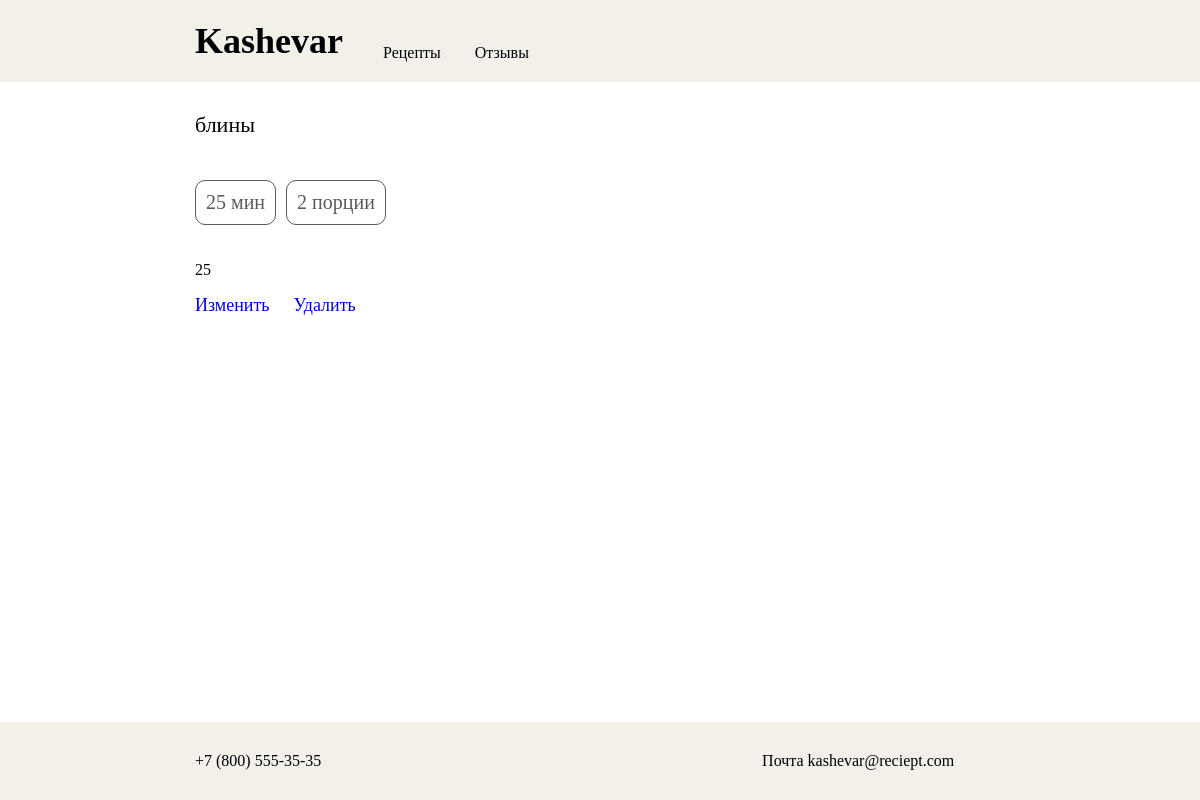
The page /receipt/post/bliny/ on the database its author committed.
### core/models.py (models this page shows, shortened)
class Post(models.Model):
    title = models.CharField(max_length=150, db_index=True, verbose_name='Название')
    time_to_cook = models.SmallIntegerField(default=0, db_index=True, verbose_name='Время приготовления')
    count = models.SmallIntegerField(default=0, db_index=True, verbose_name='Количество порций')
    body = models.TextField(blank=True, db_index=True, verbose_name='Описание рецепта')
    slug = models.SlugField(max_length=150, blank=True, unique=True, verbose_name="URL")
    cat = models.ForeignKey('Category', on_delete=models.PROTECT, null=True, verbose_name='Категория')
    dish = models.ForeignKey('ViewDish', on_delete=models.PROTECT, null=True, verbose_name='Вид блюда')
    history = HistoricalRecords()
    class Meta:
        verbose_name = 'Рецепты'
        verbose_name_plural = 'Рецепты'

### core/views.py (the view)
# urls.py: path('post/<str:slug>/', PostDetail.as_view(), name='post_detail_url'),
class PostDetail(ObjectDetailMixin, View):
    model = Post
    template = 'blog/post_detail.html'

### core/utils.py (called while the page is built)
    def get(self, request, slug):
        obj = get_object_or_404(self.model, slug__iexact=slug)
        return render(request, self.template, context={self.model.__name__.lower(): obj, 'admin_object': obj, 'detail': True})

### core/templates/blog/post_detail.html (shortened to what this page needs)
{% extends 'blog/base_blog.html' %}
    {% block content %}
      <div class='posts'>
        <p class="card-title">{{ post.title }}</p>
        <div class='categories__columnRec--miniCard'>
          <p class='card-time'>{{ post.time_to_cook }} мин</p>
          <p class='card-count'>{{ post.count }} порции</p>
        </div>
          <div>
            {{ post.body|linebreaks }}
          </div>
          <a href="/receipt/post/{{ post.slug }}/update/" class='update'>Изменить</a>
          <a href="/receipt/post/{{ post.slug }}/delete/" class='delete'>Удалить</a>
      </div>
    {% endblock %}

### static/css/style.css (style rules this page uses)
* { text-decoration: none; font-family: Playfair Display; list-style: none; }
html,body { margin:0; padding:0; max-width: 100%; overflow-x: hidden; }
p.card-title { font-size: 22px; color: #000; }
.categories__columnRec--miniCard { display: flex; flex-direction: row; }
.card-time, .card-count { border: 1px solid #5a5a5a; color: #5a5a5a; padding: 10px; border-radius: 10px; margin-right: 10px; font-size: 20px; }
.posts { margin: 30px 195px 100px; }
.update, .delete { margin-right: 20px; font-size: 18px; }

### rows shown on the page
Post: title "блины", time_to_cook "25", count "2", body "25"
